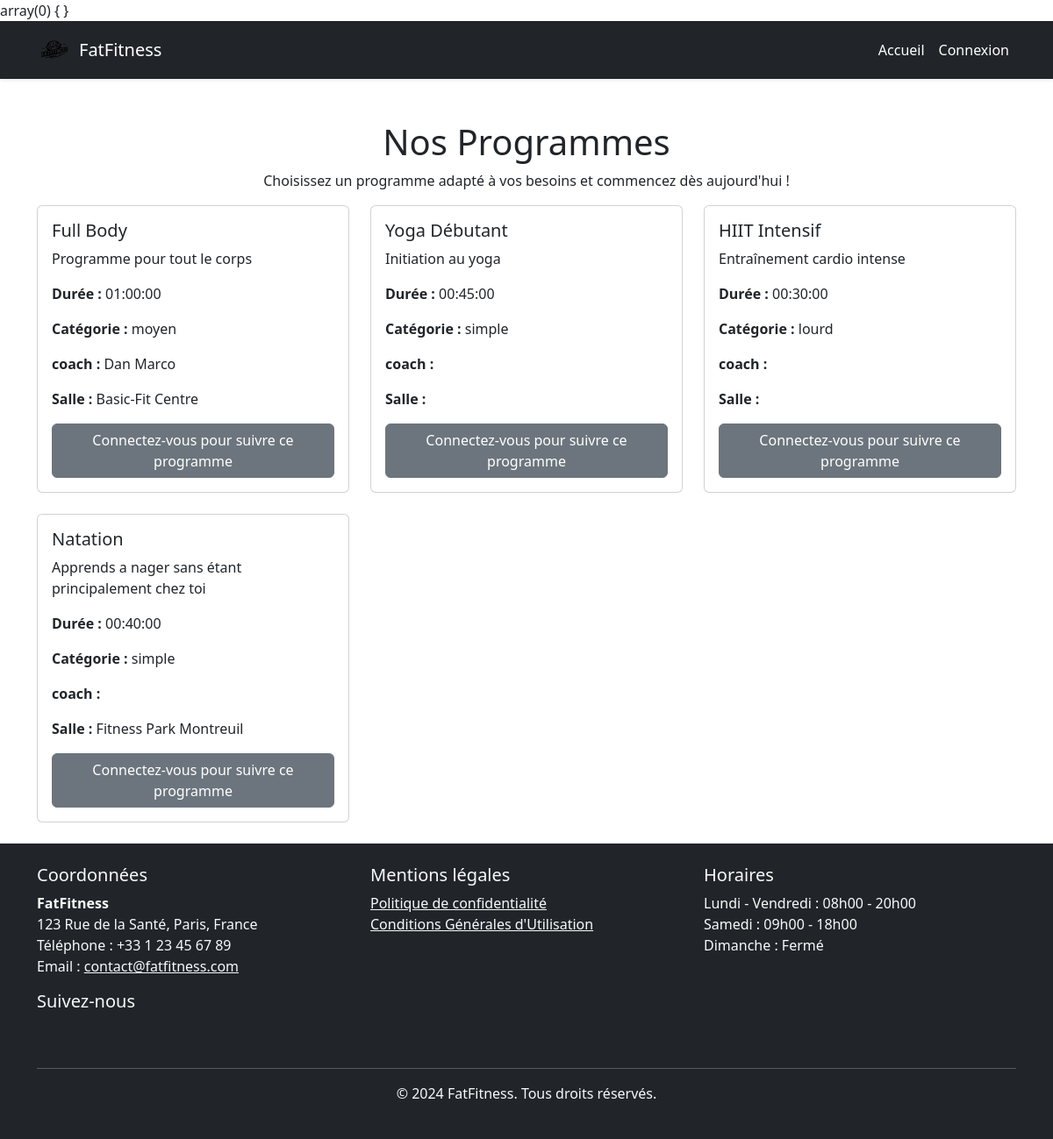
/index.php?page=programme, run on the app's committed database.
### tables this page shows
CREATE TABLE `programme` (
  `id_programme` int(11) NOT NULL,
  `nom_programme` varchar(50) NOT NULL,
  `rythme` varchar(50) NOT NULL,
  `description` text DEFAULT NULL,
  `duree` time DEFAULT NULL,
  `categorie` enum('lourd','moyen','simple') NOT NULL,
  `salle_id` int(11) DEFAULT NULL,
  `coach_id` int(11) DEFAULT NULL
);

CREATE TABLE `coach` (
  `Id_coach` int(11) NOT NULL,
  `Nom` varchar(50) NOT NULL,
  `Prenom` varchar(50) NOT NULL,
  `Specialite` varchar(50) NOT NULL,
  `Email` varchar(50) NOT NULL,
  `Telephone` varchar(15) NOT NULL,
  `MotDePasse` varchar(255) NOT NULL DEFAULT '1234'
);

CREATE TABLE `salles` (
  `id` int(11) NOT NULL,
  `nom` varchar(255) NOT NULL,
  `adresse` varchar(255) NOT NULL,
  `ville` varchar(255) NOT NULL,
  `chaine` varchar(255) NOT NULL,
  `horaire_debut` time DEFAULT NULL,
  `horaire_fin` time DEFAULT NULL
);

### View/programmes/index.php (the view, shortened to what this page needs)
<?php
require_once(__DIR__ . '/../../BDD/database.php');
try {
    $query = "
    SELECT p.*,
           c.Nom AS nom_coach,
           c.Prenom AS prenom_coach,
           s.nom AS nom_salle
    FROM programme p
    LEFT JOIN coach c ON p.coach_id = c.Id_coach
    LEFT JOIN salles s ON p.salle_id = s.id
";
    $stmt = $pdo->prepare($query);
    $stmt->execute();
    $programmes = $stmt->fetchAll(PDO::FETCH_ASSOC);
} catch (Exception $e) {
    die("Erreur lors de la récupération des programmes : " . $e->getMessage());
}
?>
<!DOCTYPE html>
<html lang="fr">
<head>
    <link rel="stylesheet" href="https://cdn.jsdelivr.net/npm/bootstrap@5.3.2/dist/css/bootstrap.min.css">
</head>
<body>
    <?php include(__DIR__ .'/../../commun/header.php'); ?>
    <div class="container mt-5">
        <h1 class="text-center">Nos Programmes</h1>
        <p class="text-center">Choisissez un programme adapté à vos besoins et commencez dès aujourd'hui !</p>
        <div class="row">
    <?php foreach ($programmes as $programme): ?>
        <div class="col-md-4 mb-4">
            <div class="card">
                <div class="card-body">
                    <h5 class="card-title"><?= htmlspecialchars($programme['nom_programme']); ?></h5>
                    <p class="card-text"><?= htmlspecialchars($programme['description']); ?></p>
                    <p><strong>Durée :</strong> <?= htmlspecialchars($programme['duree']); ?></p>
                    <p><strong>Catégorie :</strong> <?= htmlspecialchars($programme['categorie']); ?></p>
                    <p><strong>coach :</strong> <?= htmlspecialchars($programme['nom_coach'] . ' ' . $programme['prenom_coach']); ?></p>
                    <p><strong>Salle :</strong> <?= htmlspecialchars($programme['nom_salle']); ?></p>
                    <?php if (isset($_SESSION['user_role'])): ?>
                        <form action="View/programmes/start_programme.php" method="POST">
                            <input type="hidden" name="programme_id" value="<?= htmlspecialchars($programme['id_programme']); ?>">
                            <input type="hidden" name="sportif_id" value="<?= htmlspecialchars($_SESSION['user_role']); ?>">
                            <button type="submit" class="btn btn-primary">Commencer</button>
                        </form>
                    <?php else: ?>
                        <a href="../View/connexion.php" class="btn btn-secondary">Connectez-vous pour suivre ce programme</a>
                    <?php endif; ?>
                </div>
            </div>
        </div>
    <?php endforeach; ?>
</div>
    </div>
    <?php include(__DIR__ .'/../../commun/footer.php'); ?>
</body>
</html>

### index.php (shortened to what this page needs)
<?php
$page = $_GET['page'] ?? 'accueil';
switch($page){
    case 'programme':
        include ('View/programmes/index.php');
        break;
}
?>

### commun/header.php (shortened to what this page needs)
<?php
var_dump($_SESSION);
?>
<!DOCTYPE html>
<html lang="fr">
<head>
    <link href="https://cdn.jsdelivr.net/npm/bootstrap@5.3.0-alpha3/dist/css/bootstrap.min.css" rel="stylesheet">
    <link rel="stylesheet" href="../assets/css/style.css">
</head>
<body>
    <nav class="navbar navbar-expand-lg navbar-dark bg-dark shadow-sm">
        <div class="container">
            <a class="navbar-brand d-flex align-items-center" href="index.php">
                <img src="/GitHub/ClientLegerBTS/assets/img/newlogoFatFitness.svg" alt="Logo FatFitness" width="40" height="40" class="me-2">
                <span>FatFitness</span>
            </a>
            <div class="collapse navbar-collapse" id="navbarNav">
                <ul class="navbar-nav ms-auto">
                    <li class="nav-item"><a class="nav-link active" href="index.php?page=accueil">Accueil</a></li>
                    <?php if (!isset($_SESSION['user_role'])): ?>
                        <li class="nav-item"><a class="nav-link active" href="index.php?page=connexion">Connexion</a></li>
                    <?php endif; ?>
                </ul>
            </div>
        </div>
    </nav>
</body>
</html>

### commun/footer.php (shortened to what this page needs)
<footer class="bg-dark text-light py-4">
    <div class="container">
        <div class="row">
        <div class="col-md-4 mb-4">
    <h5>Coordonnées</h5>
    <ul class="list-unstyled">
        <li><strong>FatFitness</strong></li>
        <li>123 Rue de la Santé, Paris, France</li>
        <li>Téléphone : +33 1 23 45 67 89</li>
        <li>Email : <a href="mailto:contact@fatfitness.com" class="text-light">contact@fatfitness.com</a></li>
    </ul>
    <h5>Suivez-nous</h5>
</div>
            <div class="col-md-4 mb-4">
                <h5>Mentions légales</h5>
                <ul class="list-unstyled">
                    <li><a href="index.php?page=mentions_legales" class="text-light">Politique de confidentialité</a></li>
                    <li><a href="index.php?page=cgu" class="text-light">Conditions Générales d'Utilisation</a></li>
                </ul>
            </div>
            <div class="col-md-4 mb-4">
                <h5>Horaires</h5>
                <p>
                    Lundi - Vendredi : 08h00 - 20h00<br>
                    Samedi : 09h00 - 18h00<br>
                    Dimanche : Fermé
                </p>
            </div>
        </div>
        <hr class="bg-light">
        <div class="text-center">
            <p>&copy; 2024 FatFitness. Tous droits réservés.</p>
        </div>
    </div>
</footer>

### data on the page
programme: nom_programme "Full Body", description "Programme pour tout le corps", duree "01:00:00", categorie "moyen", coach.Prenom "Dan Marco", salle.nom "Basic-Fit Centre"
programme: nom_programme "Yoga Débutant", description "Initiation au yoga", duree "00:45:00", categorie "simple"
programme: nom_programme "HIIT Intensif", description "Entraînement cardio intense", duree "00:30:00", categorie "lourd"
programme: nom_programme "Natation", description "Apprends a nager sans étant principalement chez toi", duree "00:40:00", categorie "simple", salle.nom "Fitness Park Montreuil"
